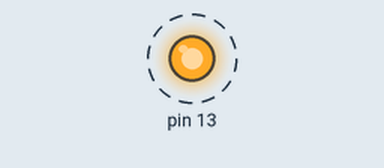
A sketch run on a simulated Arduino Uno, built with avr-gcc and run on an emulated ATmega328P. Parts: output pins drawn as LEDs (lit = HIGH). Dashed ring = blinking.

Above: at 0.1 s.
Timing chart, 0 to 3.0 s (numbered marks = the images above):
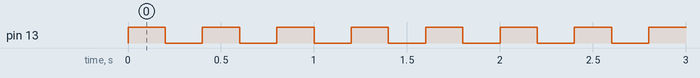

The sketch:

test_in_out_register.ino
```cpp
void setup() {
  DDRB |= (1 << PB5);
  PORTB = B00000000;
}

void loop() {
  PORTB |= ( 1 << PB5);
  delay(200);
  PORTB = (~PORTB);
  delay(200);
}
```

Measured:
- by itself, pin 13: alternates HIGH for 0.20 s and LOW for 0.20 s
